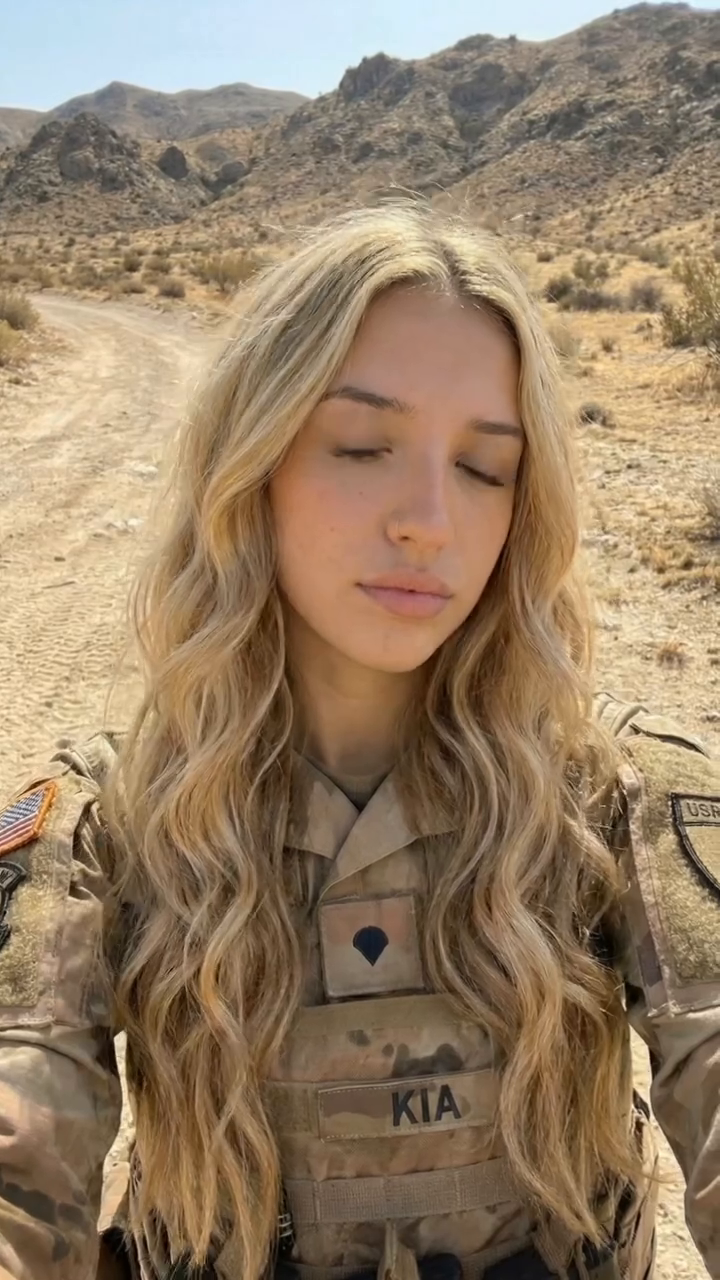
#> input picture frame 15 of TextToSpeechEngine/Video/Destinct frames saver/videos/1.mp4, 720 x 1280 px, given in place of Chapter 1.mp4, which was not available
$ jupyter execute --allow-errors 'test for the full script.ipynb'   (shell and % lines are left out)
#> lines starting #> are read from the running program, lines starting #| are printed output that depends on the picture
[cell 1]
import os
import cv2
import pytesseract
import numpy as np
from glob import glob
from PIL import Image
from matplotlib import pyplot as plt

[cell 2]
def create_dir(path):
    if not os.path.exists(path):
        os.makedirs(path)

[cell 3]
# [15 lines left out: function extract_text_from_frames, not called in this run]

[cell 4]
# [5 lines left out: function save_to_text, not called in this run]

[cell 5]
# [5 lines left out: function get_score, not called in this run]

[cell 6]
import cv2
import os

# [7 lines left out: function get_score, not called in this run]


#> (the rest of this cell did not finish here and is left out)

[cell 7]
# [19 lines left out: function get_scores, not called in this run]

[cell 8]
video_Folder_path     = r"C:\Users\MIL\Videos\OBS"
output_img_path       = r"C:\Users\MIL\Documents\Python OutPut Images"
output_txt_path       = r"C:\Users\MIL\Documents\Python OutPut Files"
text = ""
matches = glob(video_Folder_path)
if matches:
    for folder in matches:
        for item in glob(os.path.join(folder, "*")):
            stat_array = get_scores(item)

            mean = np.mean(stat_array)
            median = np.median(stat_array)
            std = np.std(stat_array)
            max_val = np.max(stat_array)

            print(f"Mean: {mean:.2f}, Median: {median:.2f}, Std: {std:.2f}, Max: {max_val:.2f}")

            # Auto threshold
            mean_std_threshold = mean + 2 * std
            percentile_threshold = np.percentile(stat_array, 99.5)
            print(f"Suggested threshold using the mean and std is : {mean_std_threshold:.2f}")
            print(f"Suggested threshold using 95 percentile is : {percentile_threshold:.2f}")

            plt.plot(stat_array)
            plt.title(f"Frame Difference Scores: {video_name}")
            plt.xlabel("Frame Index")
            plt.ylabel("Difference Score")
            plt.show()

            plt.hist(stat_array, bins=50)
            plt.title("Distribution of Frame Differences")
            plt.xlabel("Score")
            plt.ylabel("Frequency")
            plt.show()


print(" DONE")

[cell 9]
video_Folder_path     = r"C:\Users\MIL\Videos\OBS"
output_img_path       = r"C:\Users\MIL\Documents\Python OutPut Images"
output_txt_path       = r"C:\Users\MIL\Documents\Python OutPut Files"
text = ""
matches = glob(video_Folder_path)
if matches:
    for folder in matches:
        for item in glob(os.path.join(folder, "*")):
            frames_path = Video_To_frames(item,output_img_path,0.01)
            print(f" extracted frames to {frames_path} ")
            #text       = extract_text_from_frames(frames_path)
            print(f" extracted text ")
            video_name = os.path.splitext(os.path.basename(item))[0]
            #text_path = save_to_text(text,output_txt_path,video_name)
            #print(f" saved the text to to {text_path} ")
print(" DONE")

[cell 10]
import os
import cv2

def Video_To_frames(video_path, output_path):
#> called with video_path = 'C:\\Users\\MIL\\Videos\\OBS\\Chapter 1.mp4', output_path = 'C:\\Users\\MIL\\Videos\\OBS'
    video_name      = os.path.splitext(os.path.basename(video_path))[0]
    save_path       = os.path.join(output_path, video_name)

    create_dir(save_path)
    cap = cv2.VideoCapture(video_path)

    prev_gray  = None
    prev_img   = None
    page_count = 0

    while True:
        ret, frame = cap.read()
#> frame is the input picture: shape (1280, 720, 3); mean B, G, R 102.1, 127.4, 149.5
        if not ret:
            break

        gray = cv2.cvtColor(frame, cv2.COLOR_BGR2GRAY)
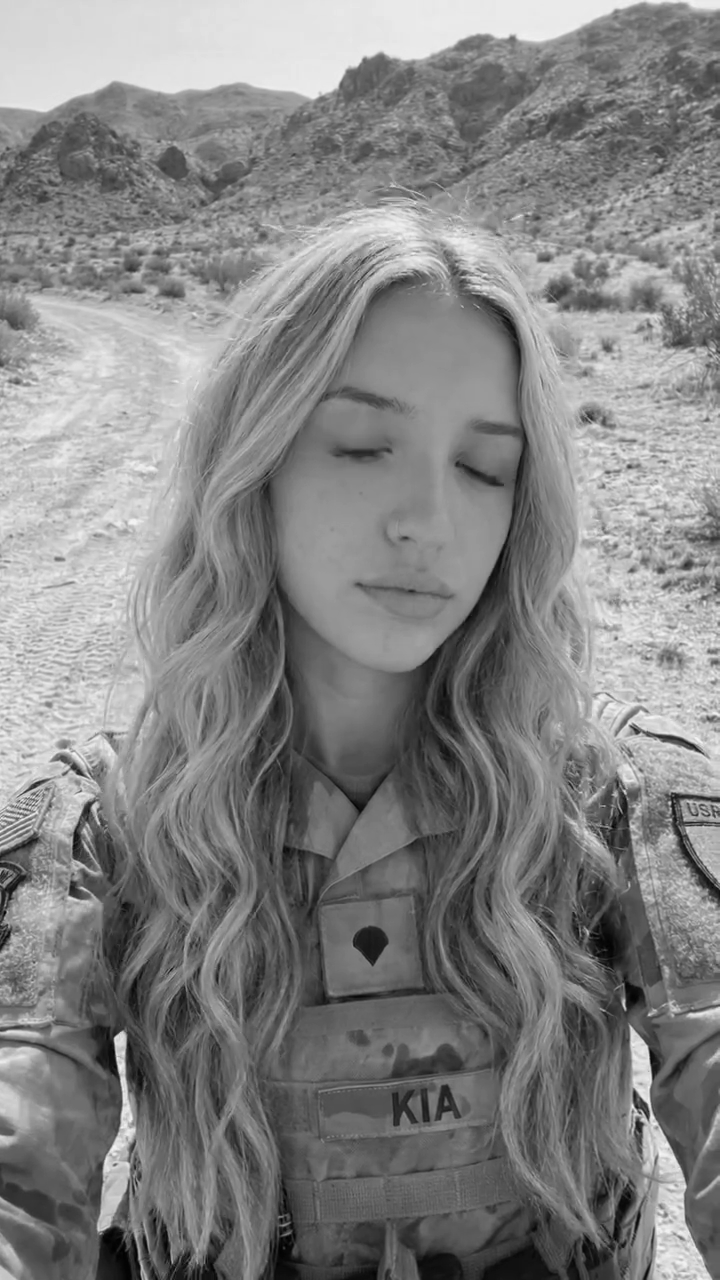
#> gray: shape (1280, 720); min 1, max 246, mean 131.2

        if prev_gray is None:
            cv2.imwrite(os.path.join(save_path, f"page_{page_count}.png"), frame)
            page_count += 1
            prev_gray = gray
            prev_img = frame
            continue

        diff = cv2.absdiff(prev_gray, gray)
        score = diff.mean()

        if score != 0:
            cv2.imwrite(os.path.join(save_path, f"page_{page_count}.png"), prev_img)
            prev_img = frame
            prev_gray = gray
            page_count += 1
    cap.release()
    return save_path


$ run again, starting later in the video
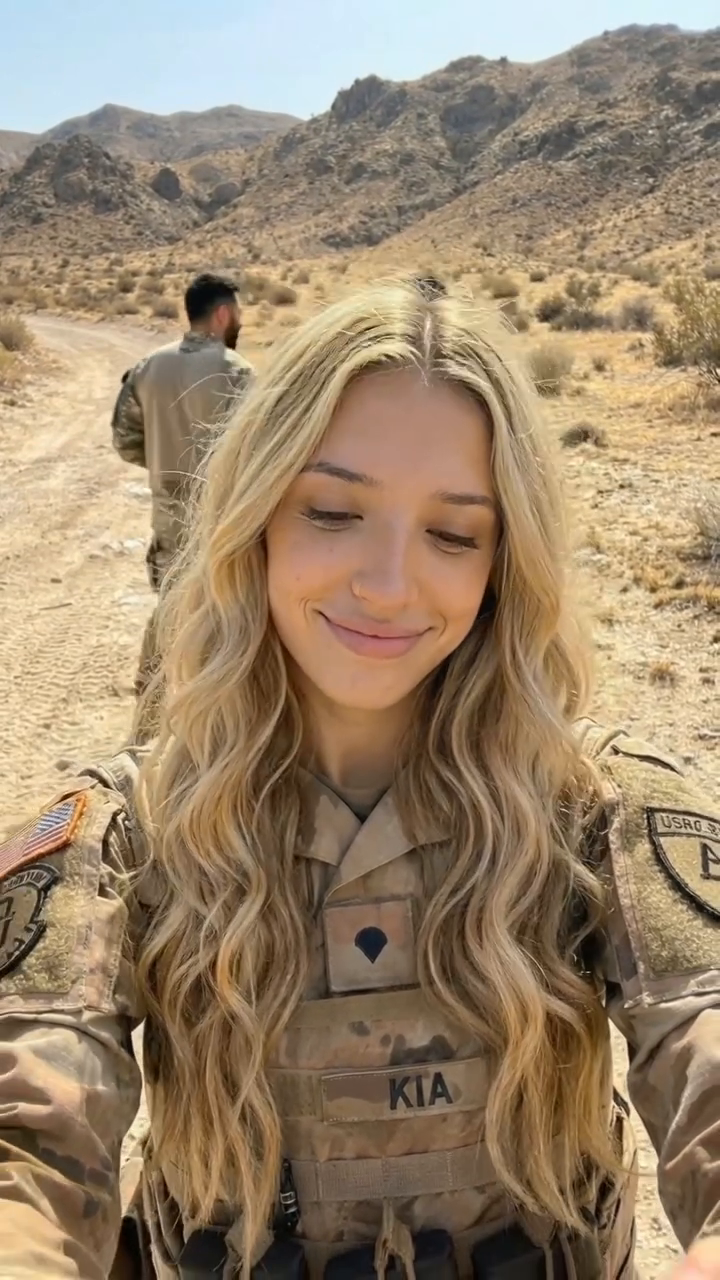
#> input picture frame 68 of TextToSpeechEngine/Video/Destinct frames saver/videos/1.mp4, 720 x 1280 px, given in place of Chapter 1.mp4, which was not available
#> in Video_To_frames, frame is the input picture: shape (1280, 720, 3); mean B, G, R 107.8, 133.2, 154
#> in Video_To_frames, `gray = cv2.cvtColor(frame, cv2.COLOR_BGR2GRAY)`:
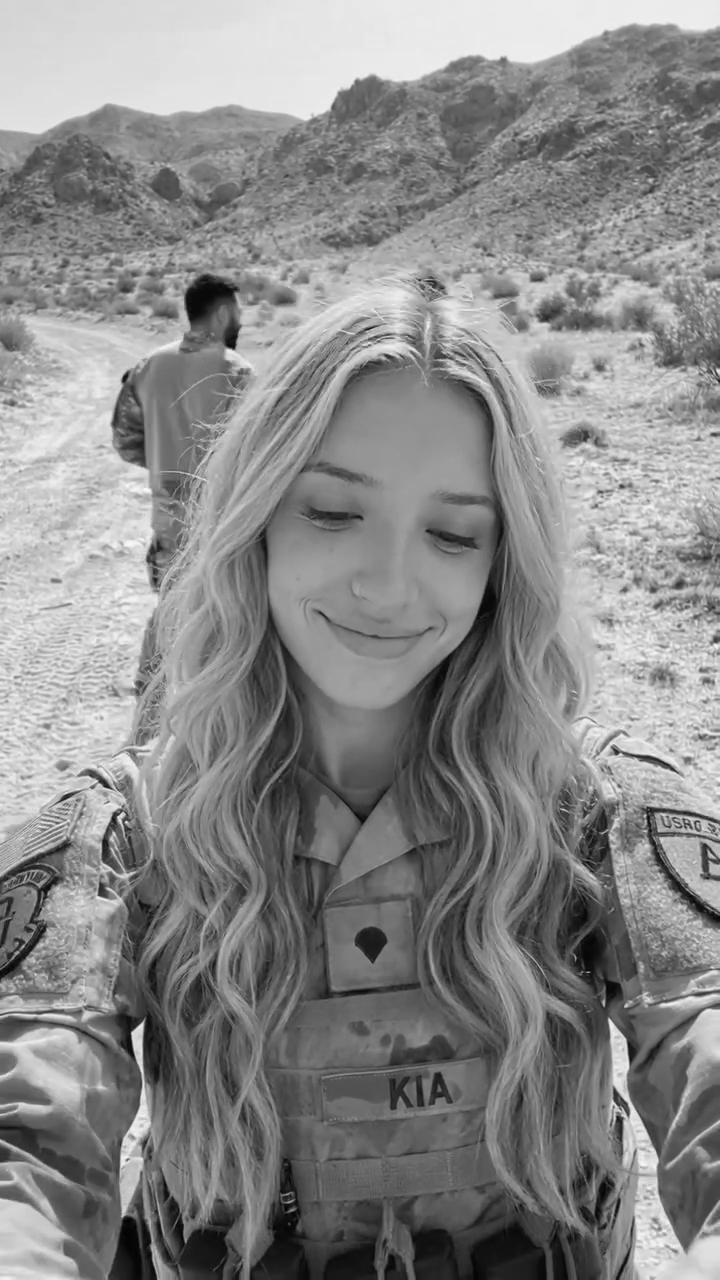
#> gray: shape (1280, 720); min 2, max 252, mean 136.5

$ run again, starting later in the video
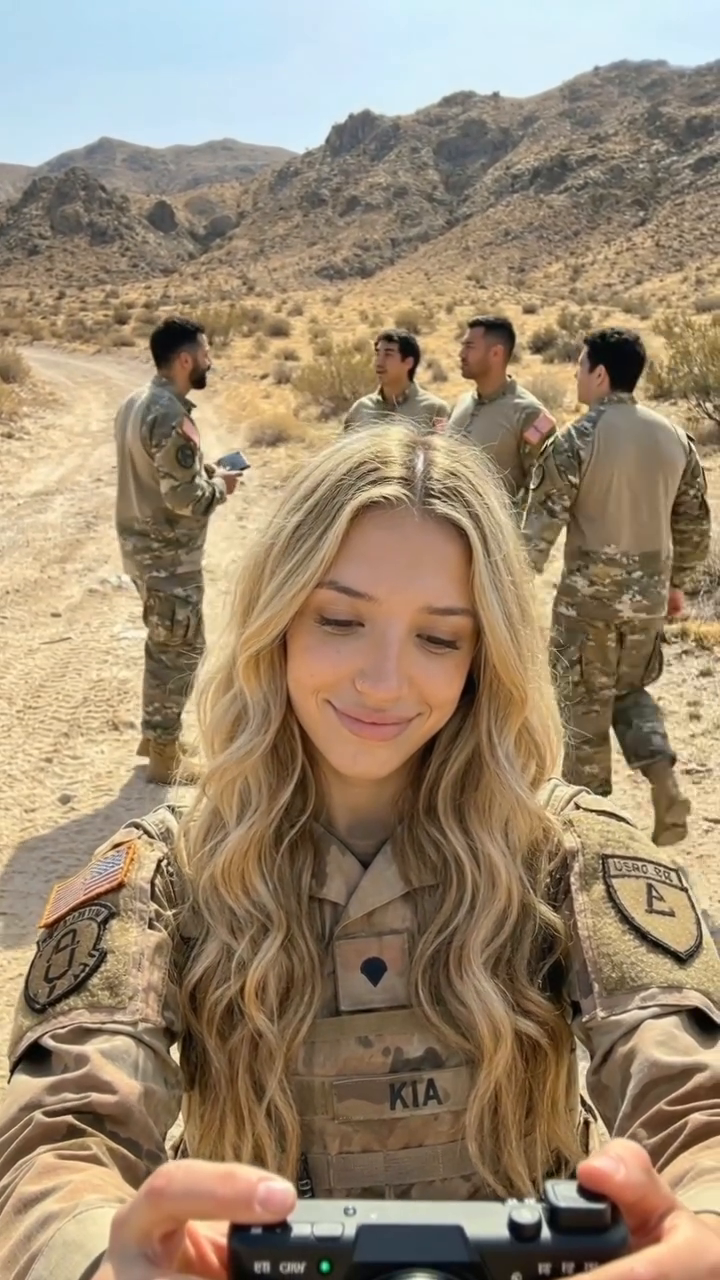
#> input picture frame 121 of TextToSpeechEngine/Video/Destinct frames saver/videos/1.mp4, 720 x 1280 px, given in place of Chapter 1.mp4, which was not available
#> in Video_To_frames, frame is the input picture: shape (1280, 720, 3); mean B, G, R 112.8, 136.1, 154.4
#> in Video_To_frames, `gray = cv2.cvtColor(frame, cv2.COLOR_BGR2GRAY)`:
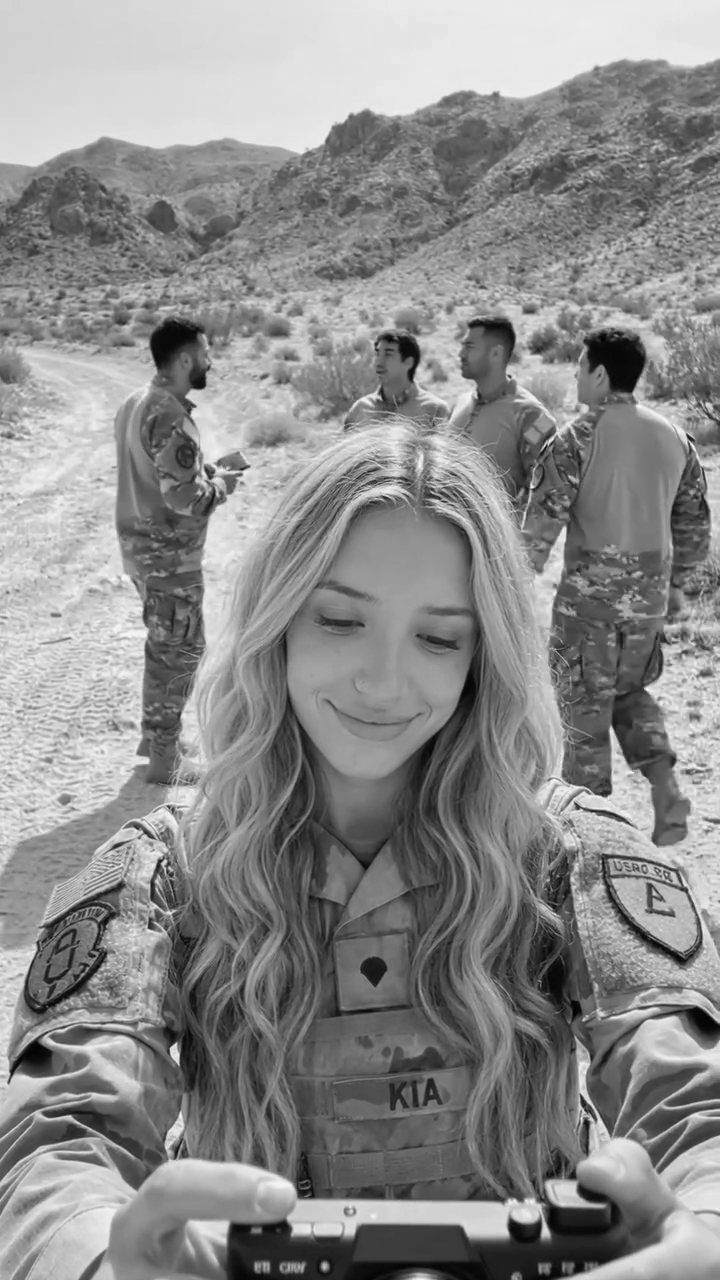
#> gray: shape (1280, 720); min 2, max 250, mean 138.9
